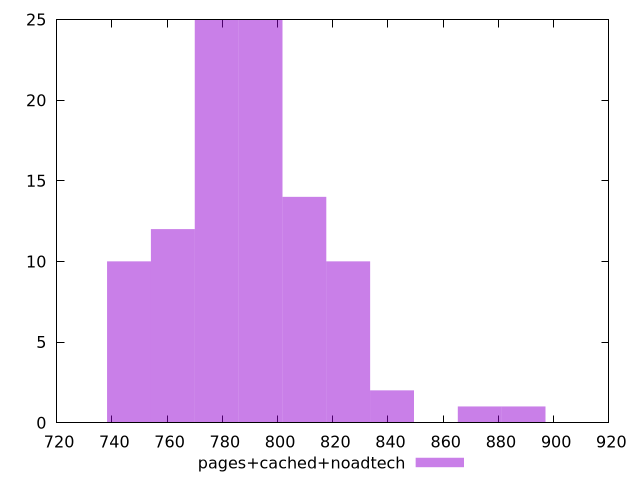

Reproduce this figure in gnuplot.
$_pagesCachedNoadtech <<EOF
825.5992542588227 10
809.7223455230761 14
762.0916193158364 12
793.8454367873295 25
777.968528051583 25
746.2147105800898 10
873.2299804660626 1
841.4761629945693 2
889.106889201809 1
EOF
set key outside below
set terminal pngcairo
set output "report_00005_2020-11-02T22-26-11.212Z/mainthread-work-breakdown/pages+cached+noadtech//raw_hist.png"
set yrange [0:25]
set boxwidth 15.876908735746591
set style fill transparent solid 0.5 noborder
plot $_pagesCachedNoadtech title "pages+cached+noadtech" with boxes ,
